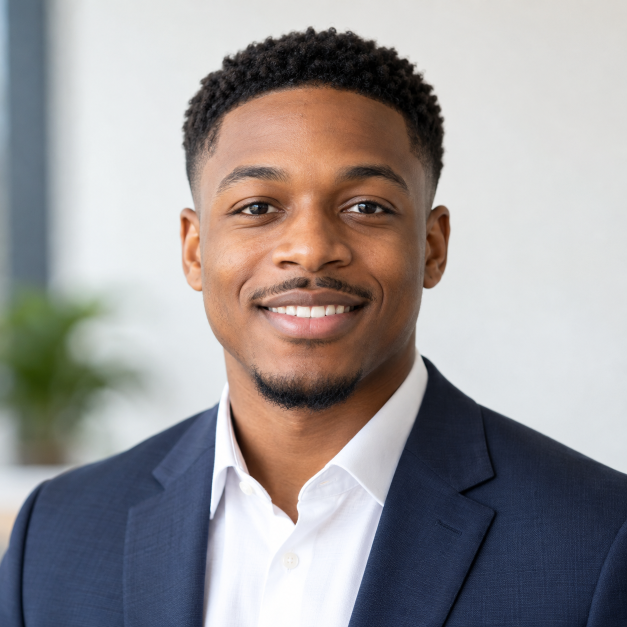
#> input picture social-media/assets/nuno/linkedin_profile_black_male_professional.png, 1254 x 1254 px (shown at 1/2 size); its folder holds only this picture in this run
$ python nuno_identity.py ../assets/nuno/linkedin_profile_black_male_professional.png
#> lines starting #> are read from the running program, lines starting #| are printed output that depends on the picture
"""nuno_identity.py - collapse visually identical cutouts to ONE pose.

The library is keyed by filename, but the same generation was ingested more than
once under different family names: nuno_howto_4 and nuno_utility_4 are the
same picture, as are nuno_cv_5 / nuno_cv_8 and nuno_dothis_1 /
nuno_thumbsup. 66 files hold only 53 distinct poses.

That made the no-repeat ledger lie. It tracked freshness per FILENAME, so a pose
that ran last week came back this week under an alias and counted as fresh -
week21 shipped nuno_howto_4 and week22 shipped nuno_utility_4, the same image on
consecutive weeks, with no shortfall warning. Deduping by content is what makes
"never repeat a pose within FRESH_DAYS" actually true.

The signature is alpha-cropped, greyscaled, resized to 32x32 and normalised, so
it keys on the silhouette and tonal layout rather than exact bytes - re-cutting a
source with slightly different rembg output still matches.

    python3 tools/nuno_identity.py            # rebuild content/nuno_identity.json
    python3 tools/nuno_identity.py --show     # print the duplicate groups

nuno_ledger imports `canonical()` and resolves every cutout through it before
recording or comparing. The map is a cache: a cutout missing from it falls back
to its own name, so a newly added file is never wrong, only un-deduped until the
map is rebuilt.
"""
from __future__ import annotations
import os, sys, json, glob

HERE = os.path.dirname(os.path.abspath(__file__))
SM = os.path.dirname(HERE)
NUNO_DIR = os.path.join(SM, "assets", "nuno")
MAP = os.path.join(SM, "content", "nuno_identity.json")

# Below this normalised L2 distance two cutouts are the same photograph. Measured
# spread: true duplicates sit at ~0.00-0.06, genuinely different poses at >0.45.
THRESHOLD = 0.25

_cache = None


def _signature(path):
    import numpy as np
    from PIL import Image
    im = Image.open(path).convert("RGBA")
    alpha = np.asarray(im)[..., 3]
    ys, xs = np.where(alpha > 40)
    if len(xs) == 0:
        return None
    im = im.crop((xs.min(), ys.min(), xs.max() + 1, ys.max() + 1))
    v = np.asarray(im.convert("L").resize((32, 32), Image.LANCZOS)).astype(np.float32)
    return ((v - v.mean()) / (v.std() + 1e-6)).ravel()


def build():
    """Group the library by visual identity and return {cutout: canonical}."""
    import numpy as np
    sigs = {}
    for p in sorted(glob.glob(os.path.join(NUNO_DIR, "*.png"))):
        s = _signature(p)
#> in _signature, `alpha = np.asarray(im)[..., 3]`: alpha: shape (1254, 1254); every value is 255
#> in _signature, `v = np.asarray(im.convert("L").resize((32, 32), Image.LANCZOS)).astype..`:
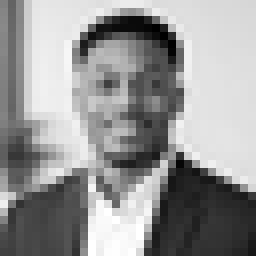
#> v: shape (32, 32) float32 (shown 8 times larger); min 0, max 255, mean 150.2
#> s = 1024 values, max 1.38 at index 845, min -1.98 at index 115, mean -1.49e-08
        if s is not None:
            sigs[os.path.splitext(os.path.basename(p))[0]] = s
    names, out, taken = sorted(sigs), {}, set()
#> names = ['linkedin_profile_black_male_professional']
    for i, a in enumerate(names):
        if a in taken:
            continue
        # The canonical is the first name alphabetically in the group, so the
        # mapping is stable across rebuilds and independent of scan order.
        group = [a]
        for b in names[i + 1:]:
            if b not in taken and float(np.linalg.norm(sigs[a] - sigs[b])) / 32 < THRESHOLD:
                group.append(b)
                taken.add(b)
        taken.add(a)
        for n in group:
            out[n] = a
#> this loop made 1 pass
#> after the loop, out = {'linkedin_profile_black_male_professional': 'linkedin_profile_black_male_professional'}; taken = 1 item
    return out


def load():
    """{cutout: canonical}, read once per process. Missing file = no deduping."""
    global _cache
    if _cache is None:
        try:
            _cache = json.load(open(MAP))
        except Exception:
            _cache = {}
    return _cache


# --- superseded frames -------------------------------------------------------
# Some cutouts exist twice: the raw photograph, and a finished version with the
# Internwise site composited onto the device screen. The signature cannot see
# that they are the same shot (a black screen and a bright screenshot are far
# apart: nuno_offers_1 vs nuno_tablet measures 0.825), so the pairing is curated
# here. Any request for the raw frame renders the finished one instead, which is
# why week22 shipped a blank black tablet after the picker chose nuno_offers_1
# where earlier weeks had landed on nuno_tablet.
SUPERSEDED = {
    "nuno_offers_1": "nuno_tablet",   # same shot; offers_1's tablet screen is blank
}


def preferred(cutout):
    """The cutout to actually RENDER for this name (finished frame wins)."""
    return SUPERSEDED.get(cutout, cutout)


def canonical(cutout):
    """The pose identity a cutout belongs to; its own name if unknown.
    Superseded frames resolve to their finished twin first, so the no-repeat
    ledger treats the pair as the single photograph it is."""
    cutout = preferred(cutout)
    return load().get(cutout, cutout)


def groups(m=None):
    m = m or load()
    g = {}
    for k, v in m.items():
        g.setdefault(v, []).append(k)
    return {k: sorted(v) for k, v in g.items() if len(v) > 1}


if __name__ == "__main__":
    m = build()
#> m has the same summary as out in build
    if "--show" not in sys.argv:
        json.dump(m, open(MAP, "w"), indent=2, ensure_ascii=False, sort_keys=True)
        open(MAP, "a").write("\n")
    dup = groups(m)
#> in groups, `m = m or load()`: m has the same summary as out in build
#> the loop in groups, `for k, v in m.items():` made 1 pass
#> after the loop in groups, `for k, v in m.items():`: g = {'linkedin_profile_black_male_professional': ['linkedin_profile_black_male_professional']}
#> dup = 0 items
    for canon, members in sorted(dup.items()):
        print("  " + " == ".join(members))
#> this loop made 0 passes
    print(f"{len(m)} files, {len(set(m.values()))} distinct poses, "
          f"{len(m) - len(set(m.values()))} redundant")
#| 1 files, 1 distinct poses, 0 redundant

$ run again, on social-media/assets/nuno/nuno_cv_1.png
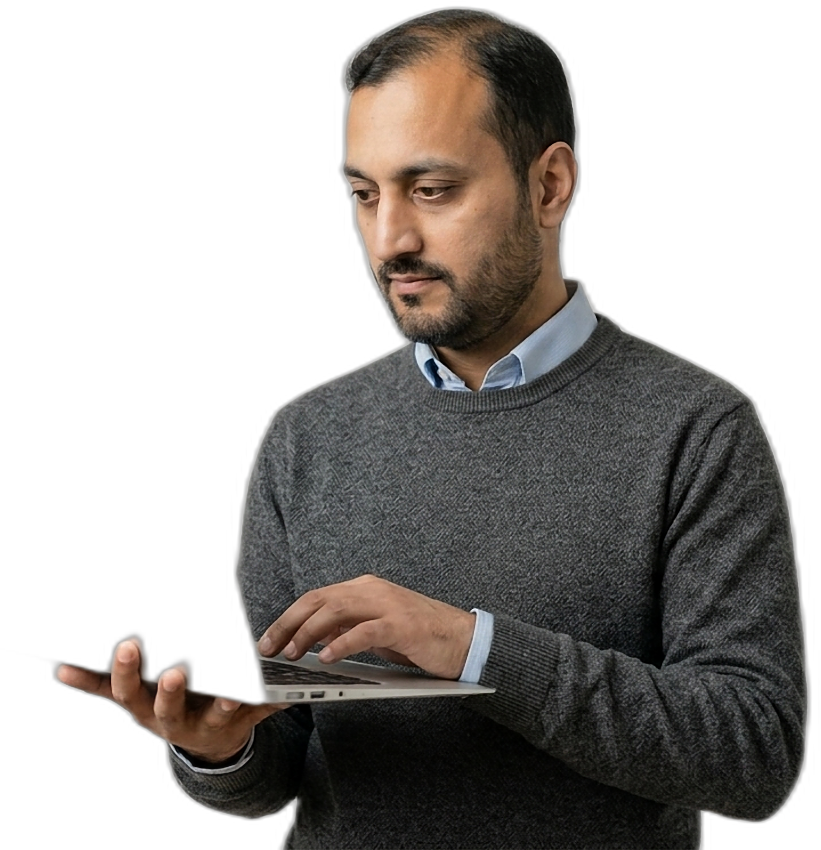
#> input picture social-media/assets/nuno/nuno_cv_1.png, 1642 x 1700 px (shown at 1/2 size)
#> in _signature, im is the input picture: PIL image 1642x1700 RGBA; mean R, G, B, A 37.5, 33.9, 31.1, 124.8
#> in _signature, `im = im.crop((xs.min(), ys.min(), xs.max() + 1, ys.max() + 1))`:
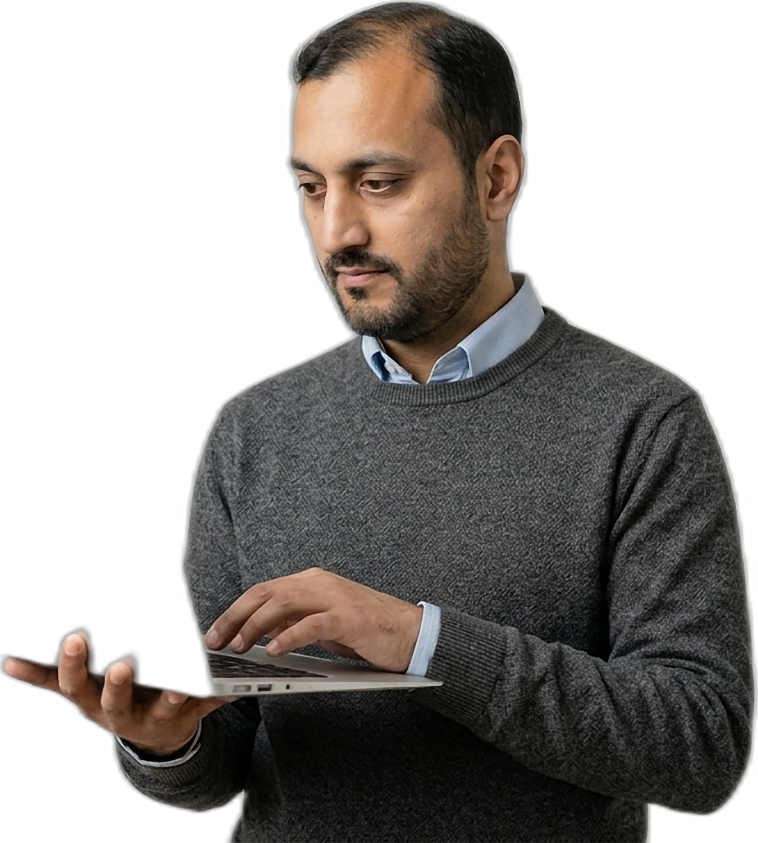
#> im: PIL image 1515x1686 RGBA (shown at 1/2 size); mean R, G, B, A 41, 37.1, 34, 136.4; transparent parts drawn white
#> in _signature, `v = np.asarray(im.convert("L").resize((32, 32), Image.LANCZOS)).astype..`:
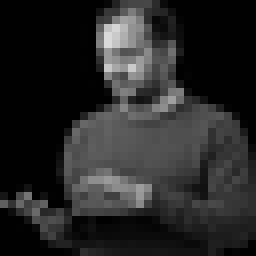
#> v: shape (32, 32) float32 (shown 8 times larger); min 0, max 218, mean 38.3
#> s = 1024 values, max 4.05 at index 173, min -0.862 at index 0, mean -1.49e-08
#> names = ['nuno_cv_1']
#> the loop in build, `for i, a in enumerate(names):` made 1 pass
#> after the loop in build, `for i, a in enumerate(names):`: out = {'nuno_cv_1': 'nuno_cv_1'}; taken = 1 item
#> `m = build()`: m = {'nuno_cv_1': 'nuno_cv_1'}
#> the loop in groups, `for k, v in m.items():` made 1 pass
#> after the loop in groups, `for k, v in m.items():`: g = {'nuno_cv_1': ['nuno_cv_1']}
#> dup = 0 items
#| 1 files, 1 distinct poses, 0 redundant

$ run again, on social-media/assets/nuno/nuno_cv_3.png
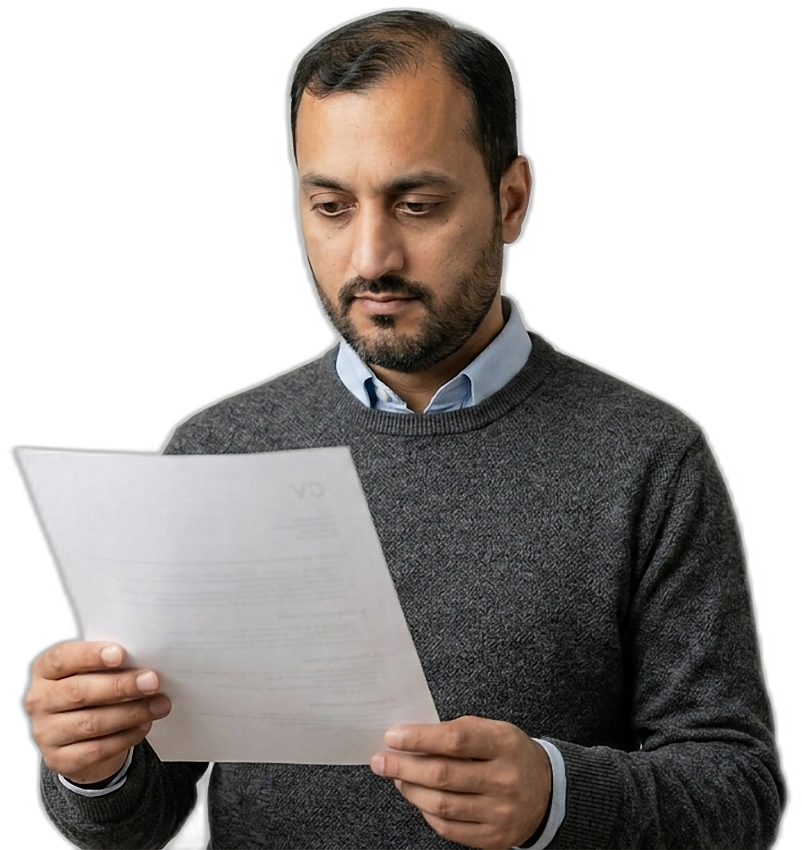
#> input picture social-media/assets/nuno/nuno_cv_3.png, 1604 x 1700 px (shown at 1/2 size)
#> in _signature, im is the input picture: PIL image 1604x1700 RGBA; mean R, G, B, A 62.4, 57.3, 54.4, 147.5
#> in _signature, `alpha = np.asarray(im)[..., 3]`:
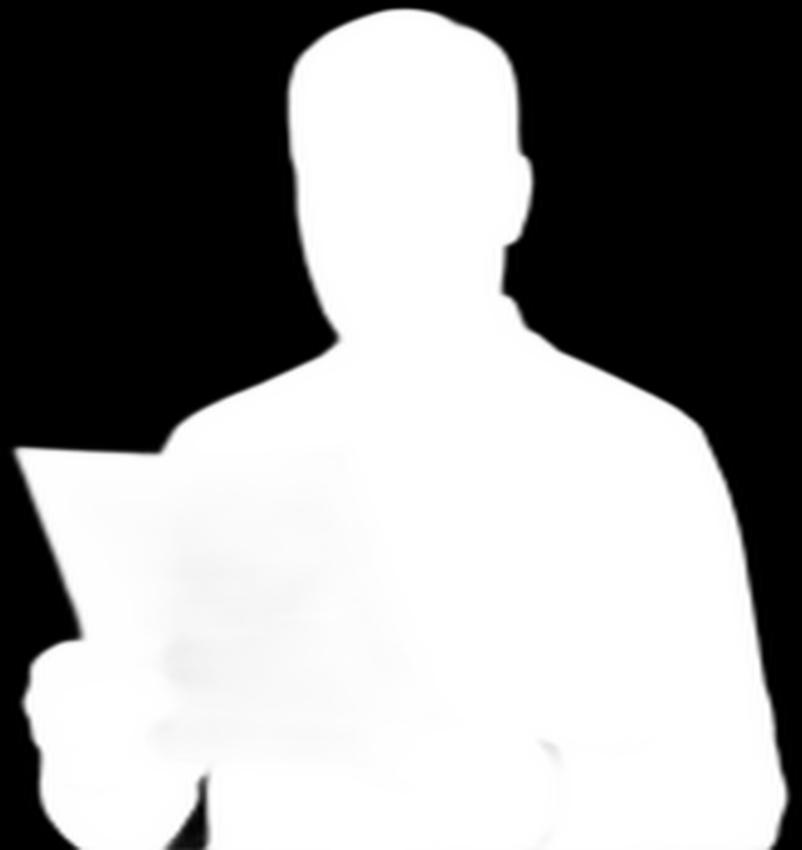
#> alpha: shape (1700, 1604) (shown at 1/2 size); min 0, max 255, mean 147.5
#> im: PIL image 1556x1685 RGBA
#> in _signature, `v = np.asarray(im.convert("L").resize((32, 32), Image.LANCZOS)).astype..`:
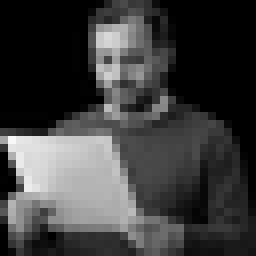
#> v: shape (32, 32) float32 (shown 8 times larger); min 0, max 247, mean 61.2
#> s = 1024 values, max 2.76 at index 545, min -0.911 at index 0, mean 1.49e-08
#> names = ['nuno_cv_3']
#> the loop in build, `for i, a in enumerate(names):` made 1 pass
#> after the loop in build, `for i, a in enumerate(names):`: out = {'nuno_cv_3': 'nuno_cv_3'}; taken = 1 item
#> `m = build()`: m = {'nuno_cv_3': 'nuno_cv_3'}
#> the loop in groups, `for k, v in m.items():` made 1 pass
#> after the loop in groups, `for k, v in m.items():`: g = {'nuno_cv_3': ['nuno_cv_3']}
#> dup = 0 items
#| 1 files, 1 distinct poses, 0 redundant

$ run again, on social-media/assets/nuno/nuno_cv_4.png
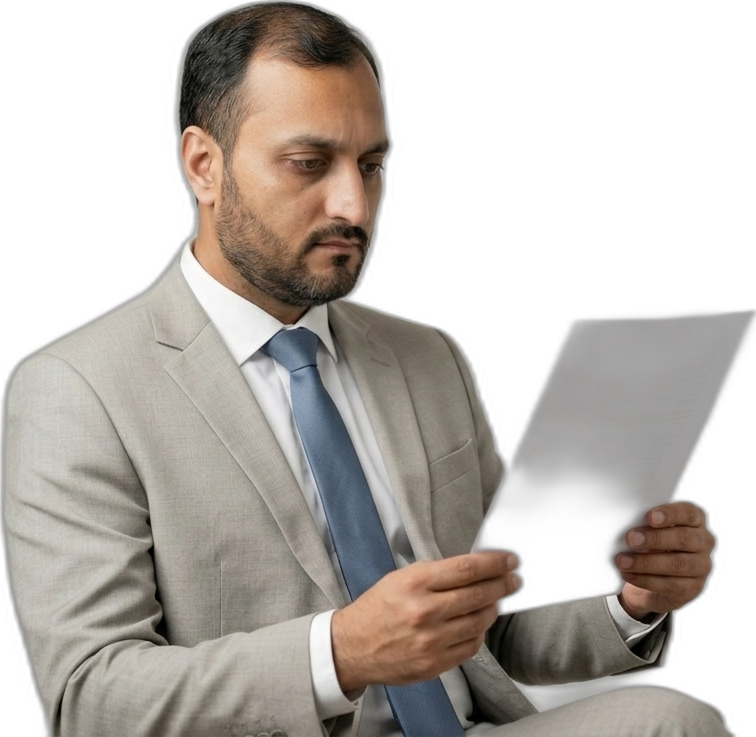
#> input picture social-media/assets/nuno/nuno_cv_4.png, 756 x 737 px
#> in _signature, im is the input picture: PIL image 756x737 RGBA; mean R, G, B, A 82.6, 76.7, 71.2, 140.8
#> in _signature, `alpha = np.asarray(im)[..., 3]`:
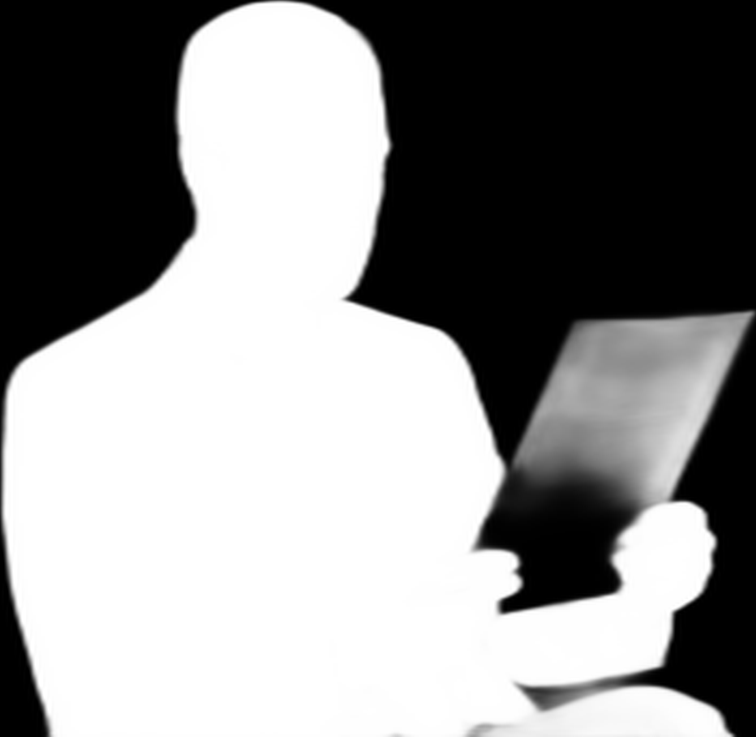
#> alpha: shape (737, 756); min 0, max 255, mean 140.8
#> in _signature, `v = np.asarray(im.convert("L").resize((32, 32), Image.LANCZOS)).astype..`:
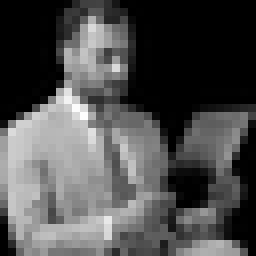
#> v: shape (32, 32) float32 (shown 8 times larger); min 0, max 253, mean 78.4
#> s = 1024 values, max 2.4 at index 458, min -1.08 at index 0, mean 0
#> names = ['nuno_cv_4']
#> the loop in build, `for i, a in enumerate(names):` made 1 pass
#> after the loop in build, `for i, a in enumerate(names):`: out = {'nuno_cv_4': 'nuno_cv_4'}; taken = 1 item
#> `m = build()`: m = {'nuno_cv_4': 'nuno_cv_4'}
#> the loop in groups, `for k, v in m.items():` made 1 pass
#> after the loop in groups, `for k, v in m.items():`: g = {'nuno_cv_4': ['nuno_cv_4']}
#> dup = 0 items
#| 1 files, 1 distinct poses, 0 redundant

$ run again, on social-media/assets/nuno/linkedin_profile_blonde_professional.png
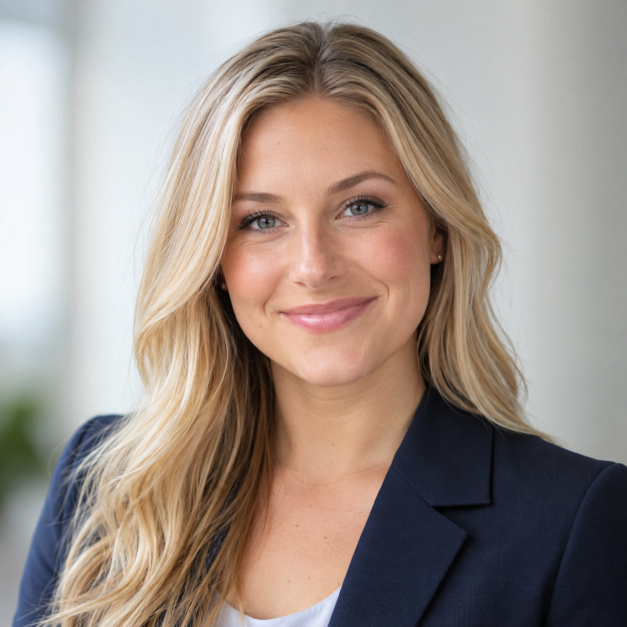
#> input picture social-media/assets/nuno/linkedin_profile_blonde_professional.png, 1254 x 1254 px (shown at 1/2 size)
#> alpha: shape (1254, 1254); every value is 255
#> in _signature, `v = np.asarray(im.convert("L").resize((32, 32), Image.LANCZOS)).astype..`:
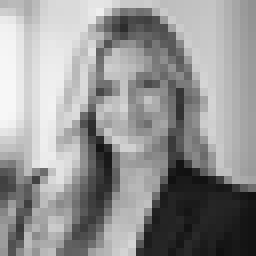
#> v: shape (32, 32) float32 (shown 8 times larger); min 16, max 247, mean 148.1
#> s = 1024 values, max 1.51 at index 320, min -2.02 at index 1019, mean 1.49e-08
#> names = ['linkedin_profile_blonde_professional']
#> the loop in build, `for i, a in enumerate(names):` made 1 pass
#> after the loop in build, `for i, a in enumerate(names):`: out = {'linkedin_profile_blonde_professional': 'linkedin_profile_blonde_professional'}; taken = 1 item
#> `m = build()`: m has the same summary as out in build
#> in groups, `m = m or load()`: m has the same summary as out in build
#> the loop in groups, `for k, v in m.items():` made 1 pass
#> after the loop in groups, `for k, v in m.items():`: g = {'linkedin_profile_blonde_professional': ['linkedin_profile_blonde_professional']}
#> dup = 0 items
#| 1 files, 1 distinct poses, 0 redundant
